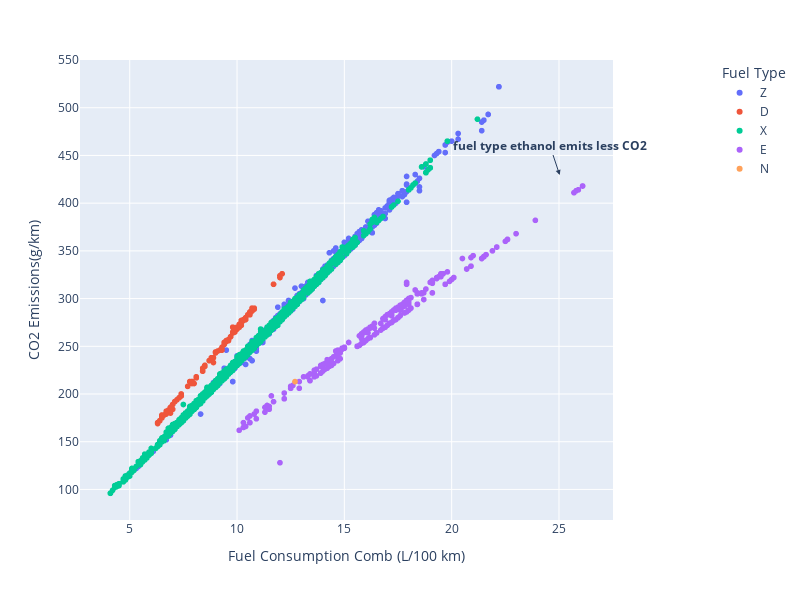

Notebook source saved alongside this figure:
### Code cell
#plotly scatter
fig = px.scatter(
  data_frame=df_co2, x='Fuel Consumption Comb (L/100 km)', y='CO2 Emissions(g/km)', color='Fuel Type', width=800, height=600
)
fig.update_layout(legend_x=1.2, legend_y=1)

fig.add_annotation(
  #x=20, y=130,
  x=0.9, y=0.75, #상대좌표
  text='<b>fuel type ethanol emits less CO2</b>',
  yref = 'y domain', xref='x domain',
  showarrow=True, arrowhead=2
)
fig.show()

### Figure 1 — Plotly figure (JSON) as saved in the notebook; plotly's stock layout.template omitted (floating-point values rounded to 4 significant figures; data arrays with more than 128 entries replaced by an {"elided": "..."} marker saying what was removed)
{"data": [{"hovertemplate": "Fuel Type=Z<br>Fuel Consumption Comb (L/100 km)=%{x}<br>CO2 Emissions(g/km)=%{y}<extra></extra>", "legendgroup": "Z", "marker": {"color": "#636efa", "symbol": "circle"}, "mode": "markers", "name": "Z", "showlegend": true, "type": "scattergl", "x": {"elided": "3202 float values"}, "xaxis": "x", "y": {"elided": "3202 int values"}, "yaxis": "y"}, {"hovertemplate": "Fuel Type=D<br>Fuel Consumption Comb (L/100 km)=%{x}<br>CO2 Emissions(g/km)=%{y}<extra></extra>", "legendgroup": "D", "marker": {"color": "#EF553B", "symbol": "circle"}, "mode": "markers", "name": "D", "showlegend": true, "type": "scattergl", "x": {"elided": "175 float values"}, "xaxis": "x", "y": {"elided": "175 int values"}, "yaxis": "y"}, {"hovertemplate": "Fuel Type=X<br>Fuel Consumption Comb (L/100 km)=%{x}<br>CO2 Emissions(g/km)=%{y}<extra></extra>", "legendgroup": "X", "marker": {"color": "#00cc96", "symbol": "circle"}, "mode": "markers", "name": "X", "showlegend": true, "type": "scattergl", "x": {"elided": "3637 float values"}, "xaxis": "x", "y": {"elided": "3637 int values"}, "yaxis": "y"}, {"hovertemplate": "Fuel Type=E<br>Fuel Consumption Comb (L/100 km)=%{x}<br>CO2 Emissions(g/km)=%{y}<extra></extra>", "legendgroup": "E", "marker": {"color": "#ab63fa", "symbol": "circle"}, "mode": "markers", "name": "E", "showlegend": true, "type": "scattergl", "x": {"elided": "370 float values"}, "xaxis": "x", "y": {"elided": "370 int values"}, "yaxis": "y"}, {"hovertemplate": "Fuel Type=N<br>Fuel Consumption Comb (L/100 km)=%{x}<br>CO2 Emissions(g/km)=%{y}<extra></extra>", "legendgroup": "N", "marker": {"color": "#FFA15A", "symbol": "circle"}, "mode": "markers", "name": "N", "showlegend": true, "type": "scattergl", "x": [12.7], "xaxis": "x", "y": [213], "yaxis": "y"}], "layout": {"annotations": [{"arrowhead": 2, "showarrow": true, "text": "<b>fuel type ethanol emits less CO2</b>", "x": 0.9, "xref": "x domain", "y": 0.75, "yref": "y domain"}], "height": 600, "legend": {"title": {"text": "Fuel Type"}, "tracegroupgap": 0, "x": 1.2, "y": 1}, "margin": {"t": 60}, "width": 800, "xaxis": {"anchor": "y", "domain": [0, 1], "title": {"text": "Fuel Consumption Comb (L/100 km)"}}, "yaxis": {"anchor": "x", "domain": [0, 1], "title": {"text": "CO2 Emissions(g/km)"}}}}
